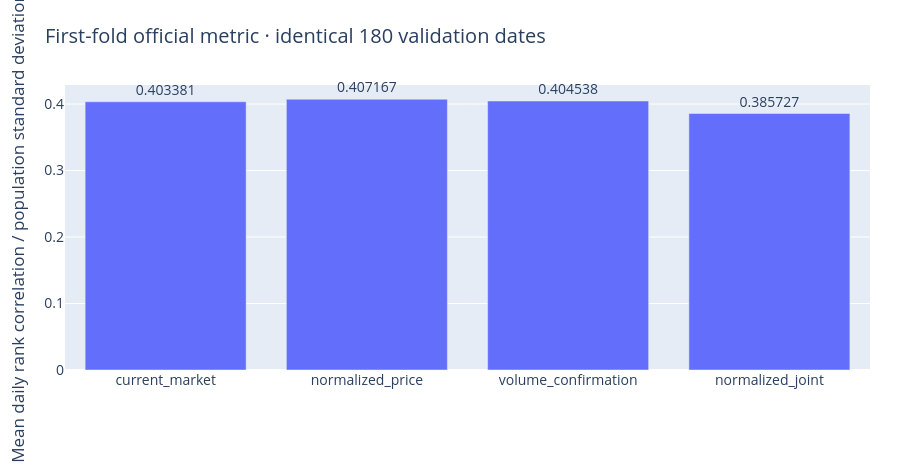

Here is the notebook cell this chart was saved with:
### Markdown cell above
## 1. Same-fold official scores

### Code cell
figures[0][1].show(renderer='plotly_mimetype')

### Figure 1 — Plotly figure (JSON) as saved in the notebook; plotly's stock layout.template omitted (floating-point values rounded to 4 significant figures)
{"data": [{"cliponaxis": false, "text": ["0.403381", "0.407167", "0.404538", "0.385727"], "textposition": "outside", "type": "bar", "x": ["current_market", "normalized_price", "volume_confirmation", "normalized_joint"], "y": [0.4034, 0.4072, 0.4045, 0.3857]}], "layout": {"font": {"size": 14}, "height": 470, "legend": {"orientation": "h", "y": -0.27}, "margin": {"b": 100, "l": 65, "r": 30, "t": 85}, "title": {"text": "First-fold official metric · identical 180 validation dates"}, "yaxis": {"title": {"text": "Mean daily rank correlation / population standard deviation"}}}}
